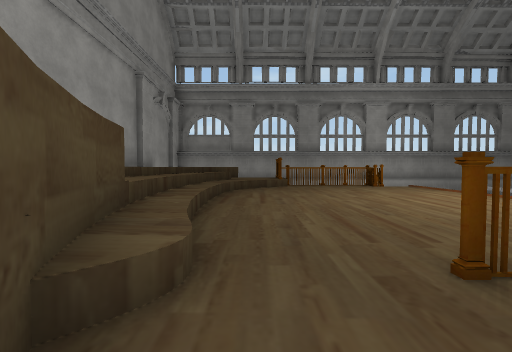
[1] (above)

16 first-person views from a walk through a 3-D level made in the Unity game engine. The camera is 1.2 m above the floor, tilts 2° down and sees 90° across. The floor is counted in squares, 2 m on a side. Each view is taken from the middle of a square. On the plan, view 1 faces up. The plan holds only what a view shows up to about 9 squares ahead; the rest is blank. The place goes on beyond the plan. The player is left out. Some surface patterns are stand-ins.

[2]
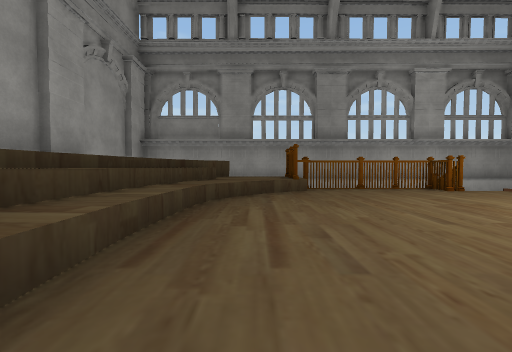

[3]
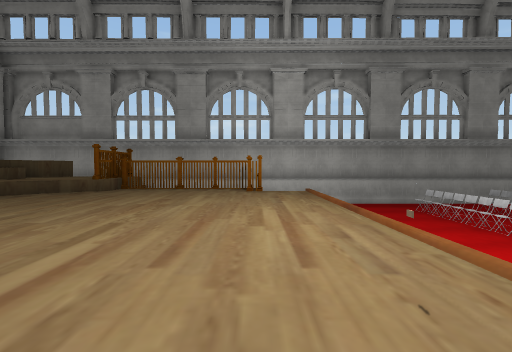

[4]
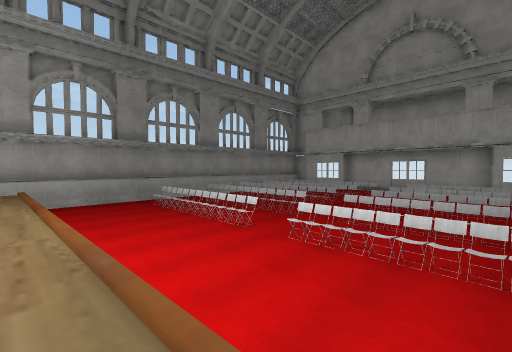

[5]
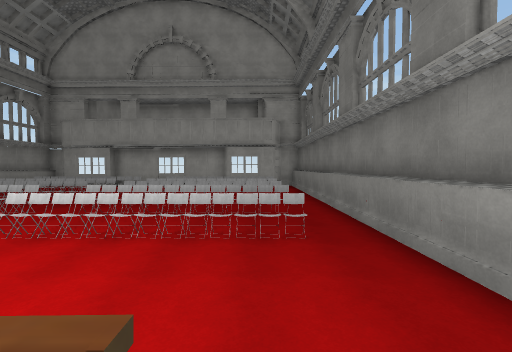

[6]
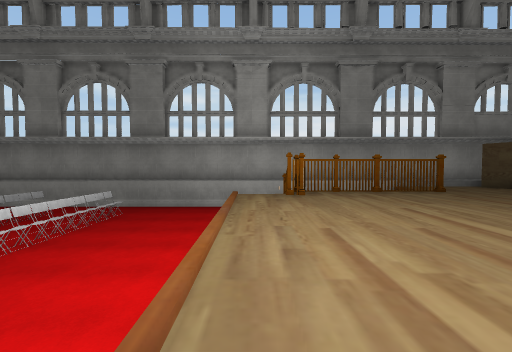

[7]
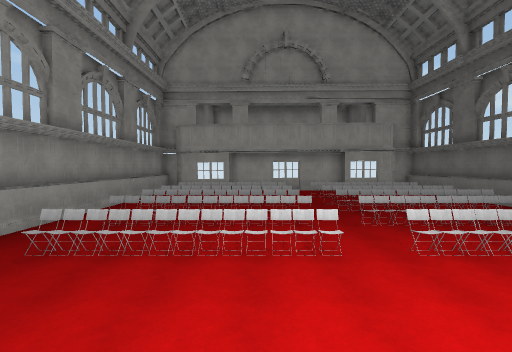

[8]
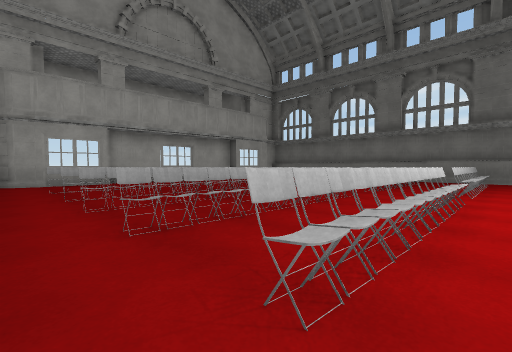

[9]
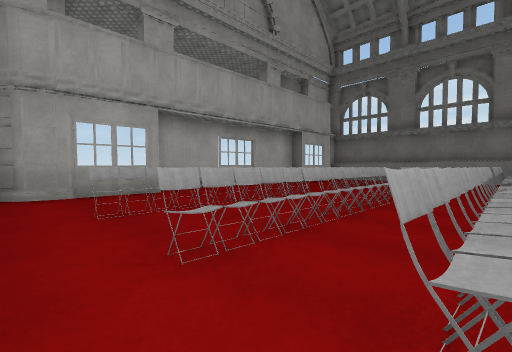

[10]
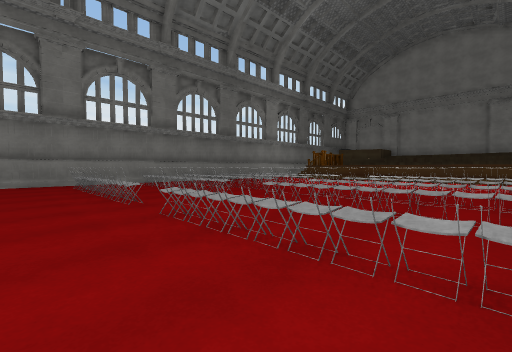

[11]
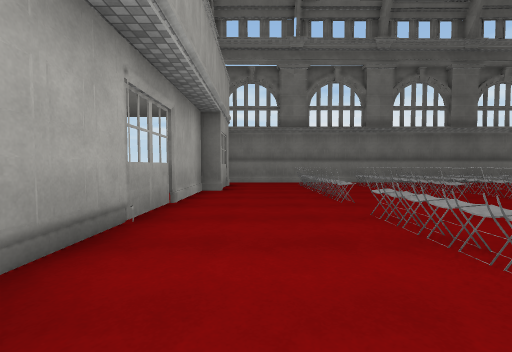

[12]
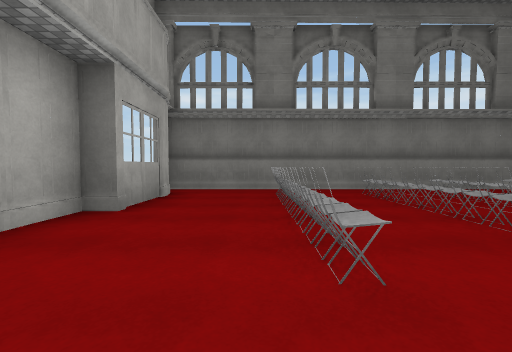

[13]
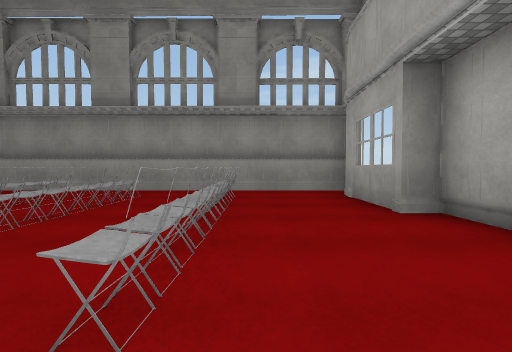

[14]
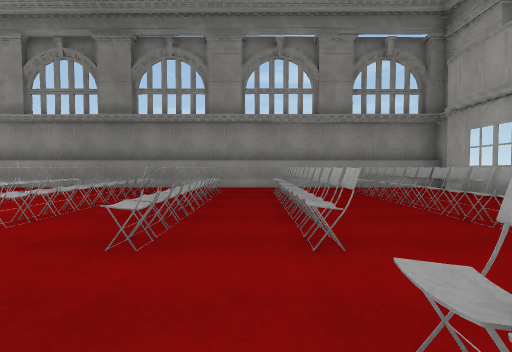

[15]
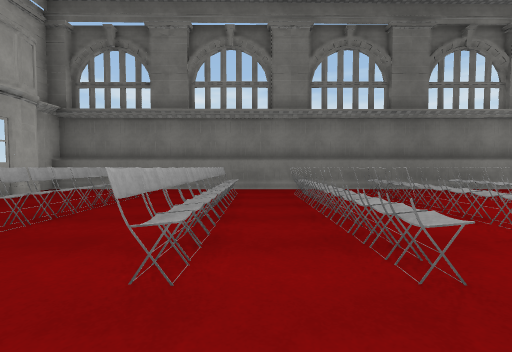

[16]
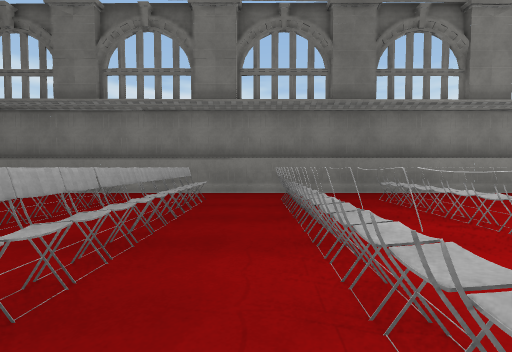

### Floor plan
Key: @ floor where view 1 was taken; # wall or solid block; . main floor; : floor 1.25 m higher than the main floor; / step, stairs or slope; = window, fence, low wall or low ledge; ^ raised ledge; R railing; C chair; O other object.
Columns run from 4 left of view 1 to 20 right of it. Each row starts with its distance up from view 1.
 13      ####################
 12      #     .............#
 11   ^^^R#### ...CC.C.CC..##
 10   ^^^::::::...CC.C.CC..##
  9 ^^^^:::::::...CO.C.CC...#
  8  ^^^:::::::...CC.C.CC...#
  7  ^^^:::::::...CO.C.CC...#
  6  ^^^:::::::...CC.C.CC...#
  5  ^^^::::::O...CC.C.CC...#
  4   ^^:::::::...CC.C.CC...#
  3   ^^:::::::...CC.C.OCC.##
  2   ^^::##^#/...C.OC.O.O.#
  1    #::..   ....O...OO..#
  0    /@/##################
 -1    ===

Positions as (right, up) in squares from view 1, and headings:
1: (0, 0), facing up
2: (0, 4), facing up
3: (5, 4), facing up
4: (6, 3), facing up-right
5: (6, 2), facing right
6: (6, 8), facing down
7: (6, 8), facing right
8: (9, 12), facing down-right
9: (13, 12), facing down-right
10: (18, 10), facing down-left
11: (18, 10), facing down
12: (17, 7), facing down
13: (17, 6), facing up
14: (14, 5), facing up
15: (14, 7), facing down
16: (12, 6), facing down
